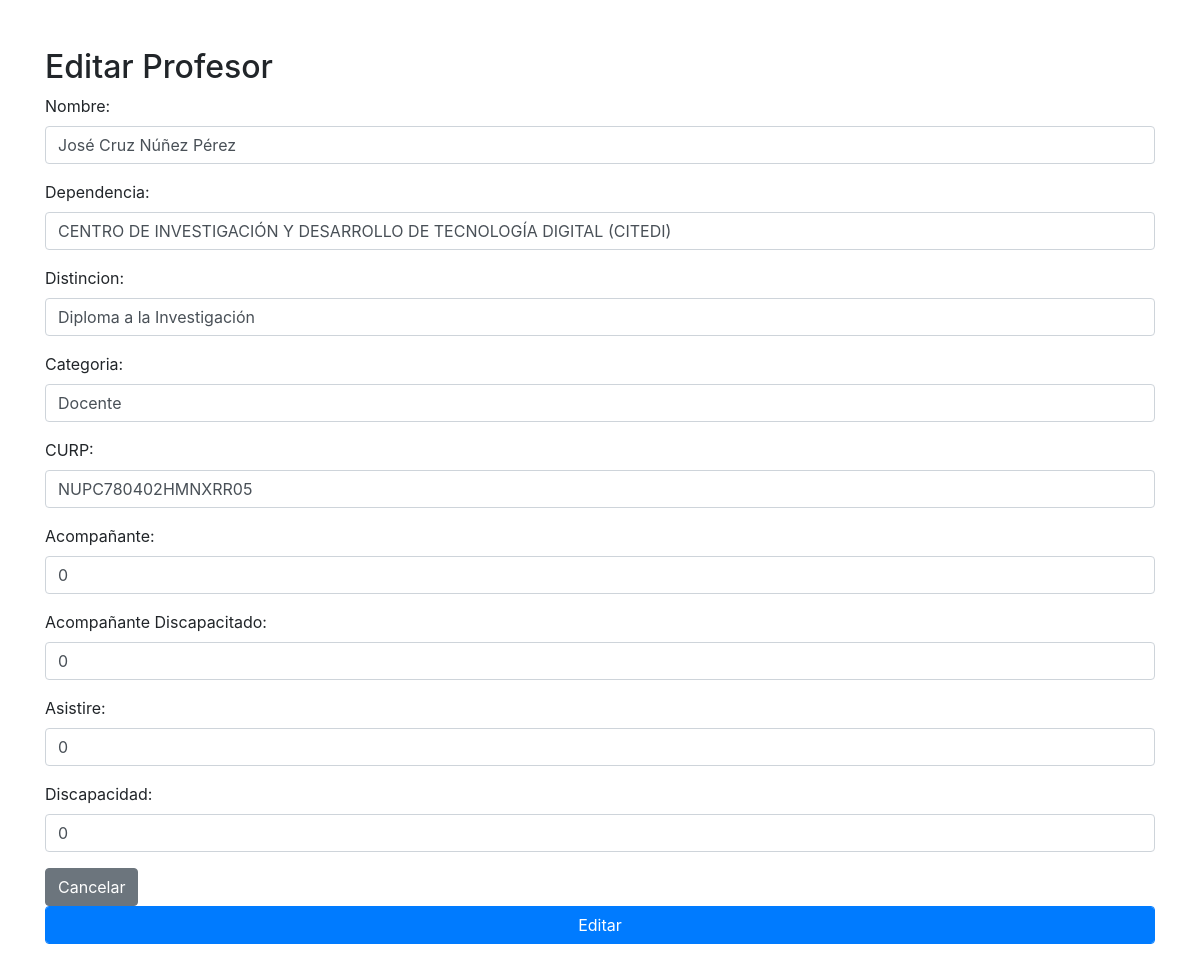
Page /controllers/crud.php?id=2 on the committed database.
### tables this page shows
CREATE TABLE `profesor` (
  `id` bigint NOT NULL AUTO_INCREMENT,
  `nombre` text,
  `dependencia` text,
  `distincion` text,
  `categoria` text,
  `curp` text,
  `acompanante` text,
  `acompanante_discapacitado` text,
  `asistire` bigint DEFAULT NULL,
  `discapacidad` text,
  PRIMARY KEY (`id`)
);

### models/profesorModel.php (called while the page is built, shortened)
<?php
class ProfesorModel {
    private $db;
    public function __construct() {
        $host = 'localhost';
        $username = 'root';
        $password = 'kinect123';
        $dbname = 'merito_politecnico';
        try {
            $this->db = new PDO("mysql:host=$host;dbname=$dbname", $username, $password);
            $this->db->setAttribute(PDO::ATTR_ERRMODE, PDO::ERRMODE_EXCEPTION);
        } catch (PDOException $e) {
            echo "Error de conexión: " . $e->getMessage();
            die();
        }
    }
    public function obtenerProfesor($idProfesor) {
        $stmt = $this->db->prepare("SELECT * FROM profesor WHERE id = :id");
        $stmt->bindParam(':id', $idProfesor);
        $stmt->execute();
        $result = $stmt->fetch(PDO::FETCH_ASSOC);
        return $result;
    }
}

### views/formulario_edicion.php (the view, shortened to what this page needs)
<!DOCTYPE html>
<html lang="es">
<head>
    <link rel="stylesheet" href="https://maxcdn.bootstrapcdn.com/bootstrap/4.0.0/css/bootstrap.min.css">
</head>
<body class="container mt-5">
    <?php
    if (isset($_GET['id']) && is_numeric($_GET['id'])) {
        require_once '../models/ProfesorModel.php';
        $profesorModel = new ProfesorModel();
        $idProfesor = $_GET['id'];
        $profesor = $profesorModel->obtenerProfesor($idProfesor);
        if ($profesor) {
            $nombre = $profesor['nombre'];
            $dependencia = $profesor['dependencia'];
            $distincion = $profesor['distincion'];
            $categoria = $profesor['categoria'];
            $curp = $profesor['curp'];
            $acompanante = $profesor['acompanante'];
            $acompanante_discapacitado = $profesor['acompanante_discapacitado'];
            $asistire = $profesor['asistire'];
            $discapacidad = $profesor['discapacidad'];
        } else {
            echo '<div class="alert alert-danger" role="alert">Profesor no encontrado.</div>';
            exit();
        }
    } else {
        echo '<div class="alert alert-danger" role="alert">ID de profesor no válido.</div>';
        exit();
    }
    ?>
    <h2>Editar Profesor</h2>
    <form action="../controllers/crud.php" method="post">
        <div class="form-group">
            <label for="nombre">Nombre:</label>
            <input type="text" name="nombre" class="form-control" value="<?php echo $nombre; ?>" required>
        </div>
        <div class="form-group">
            <label for="dependencia">Dependencia:</label>
            <input type="text" name="dependencia" class="form-control" value="<?php echo $dependencia; ?>" required>
        </div>
        <div class="form-group">
            <label for="distincion">Distincion:</label>
            <input type="text" name="distincion" class="form-control" value="<?php echo $distincion; ?>" required>
        </div>
        <div class="form-group">
            <label for="categoria">Categoria:</label>
            <input type="text" name="categoria" class="form-control" value="<?php echo $categoria; ?>" required>
        </div>
        <div class="form-group">
            <label for="curp">CURP:</label>
            <input type="text" name="curp" class="form-control" value="<?php echo $curp; ?>" required>
        </div>
        <div class="form-group">
            <label for="acompanante">Acompañante:</label>
            <input type="text" name="acompanante" class="form-control" value="<?php echo $acompanante; ?>" required>
        </div>
        <div class="form-group">
            <label for="acompanante_discapacitado">Acompañante Discapacitado:</label>
            <input type="text" name="acompanante_discapacitado" class="form-control" value="<?php echo $acompanante_discapacitado; ?>" required>
        </div>
        <div class="form-group">
            <label for="asistire">Asistire:</label>
            <input type="text" name="asistire" class="form-control" value="<?php echo $asistire; ?>" required>
        </div>
        <div class="form-group">
            <label for="discapacidad">Discapacidad:</label>
            <input type="text" name="discapacidad" class="form-control" value="<?php echo $discapacidad; ?>" required>
        </div>
        <a href="dashboard.php" class="btn btn-secondary">Cancelar</a>
        <button type="submit" name="editar" class="btn btn-primary form-control">Editar</button>
    </form>
    <br>
</body>
</html>

### rows in the picture
profesor: nombre "José Cruz Núñez Pérez", dependencia "CENTRO DE INVESTIGACIÓN Y DESARROLLO DE TECNOLOGÍA DIGITAL (CITEDI)", distincion "Diploma a la Investigación", categoria "Docente", curp "NUPC780402HMNXRR05", acompanante "0", acompanante_discapacitado "0", asistire "0", discapacidad "0"
